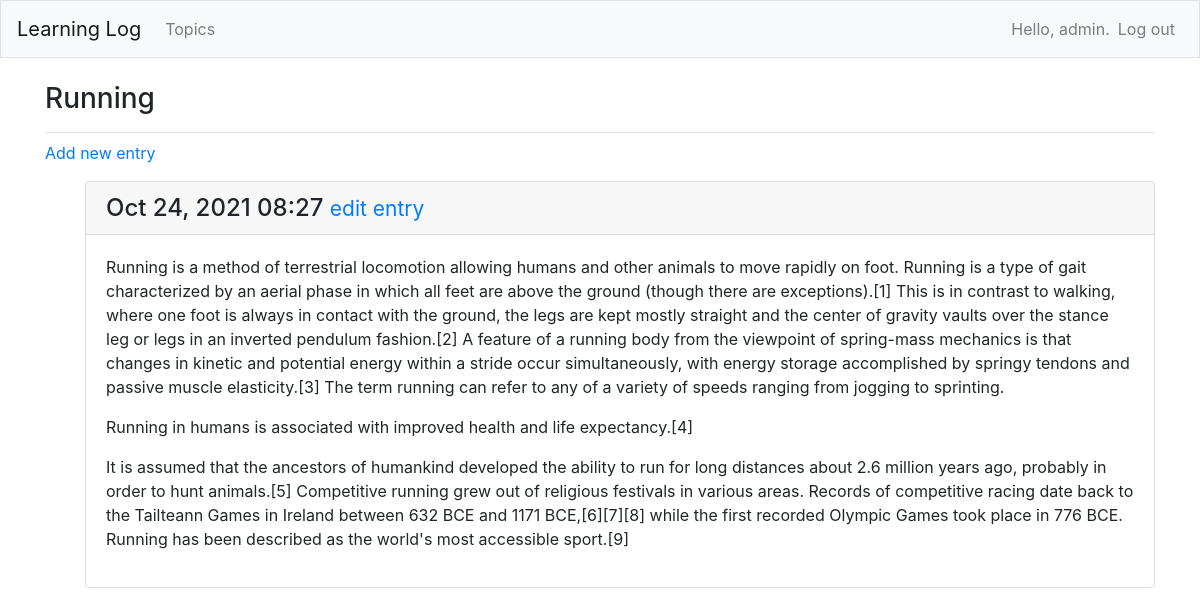
The page /topics/3/ (signed in) on the database its author committed.
### learning_logs/models.py (models this page shows, shortened)
class Topic(models.Model):
    text = models.CharField(max_length=200)
    date_added = models.DateTimeField(auto_now_add=True)
    owner = models.ForeignKey(User, on_delete=models.CASCADE)
    def __str__(self):
        return self.text

class Entry(models.Model):
    topic = models.ForeignKey(Topic, on_delete=models.CASCADE)
    text = models.TextField()
    date_added = models.DateTimeField(auto_now_add=True)
    class Meta:
        verbose_name_plural = 'entries'

### learning_logs/views.py (the view)
# urls.py: path('topics/<int:topic_id>/', views.topic, name='topic'),
@login_required()
def topic(request, topic_id):
    topic = Topic.objects.get(id=topic_id)
    check_topic_owner(request, topic)
    entries = topic.entry_set.order_by('-date_added')
    context = {'topic': topic, 'entries': entries}
    return render(request, 'learning_logs/topic.html', context)

### learning_logs/views.py (called while the page is built)
def check_topic_owner(request, topic):
    if topic.owner != request.user:
        raise Http404

### learning_logs/templates/learning_logs/topic.html
{% extends 'learning_logs/base.html' %}
{% block page_header %}
  <h3>{{ topic }}</h3>
{% endblock page_header %}
{% block content %}
  <p>
    <a href="{% url 'learning_logs:new_entry' topic.id %}">Add new entry</a>
  </p>
  <ul>
  {% for entry in entries %}
    <div class="card mb-3">
      <h4 class="card-header">
        {{ entry.date_added|date:'M d, Y H:i' }}
        <small><a href="{% url 'learning_logs:edit_entry' entry.id %}">
            edit entry</a></small>
      </h4>
      <div class="card-body">
        {{ entry.text|linebreaks }}
      </div>
    </div>
  {% empty %}
    <p>There are no entries for this topic yet.</p>
  {% endfor %}
  </ul>
{% endblock content %}

### learning_logs/templates/learning_logs/base.html (shortened to what this page needs)
{% load bootstrap4 %}
<!doctype html>
<html lang = "en">
<head>
    {% bootstrap_css %}
</head>
<body>
  <nav class="navbar navbar-expand-md navbar-light bg-light mb-4 border">
    <a class="navbar-brand" href="{% url 'learning_logs:index'%}">
        Learning Log</a>
     <div class="collapse navbar-collapse" id="navbarCollapse">
      <ul class="navbar-nav mr-auto">
        <li class="nav-item">
          <a class="nav-link" href="{% url 'learning_logs:topics'%}">
              Topics</a></li>
      </ul>
         <ul class="navbar-nav ml-auto">
        {% if user.is_authenticated %}
          <li class="nav-item">
            <span class="navbar-text"}">Hello, {{ user.username }}.</span>
          </li>
          <li class="nav-item">
            <a class="nav-link" href="{% url 'users:logout' %}">Log out</a>
          </li>
        {% else %}
          <li class="nav-item">
            <a class="nav-link" href="{% url 'users:register' %}">Register</a>
          </li>
          <li class="nav-item">
            <a class="nav-link" href="{% url 'users:login' %}">Log in</a></li>
        {% endif %}
      </ul>
    </div>
  </nav>
   <main role="main" class="container">
    <div class="pb-2 mb-2 border-bottom">
      {% block page_header %}{% endblock page_header %}
    </div>
    <div>
      {% block content %}{% endblock content %}
    </div>
  </main>
</body>
</html>

### rows shown on the page
Topic: text "Running"
Entry: date_added "Oct 24, 2021 08:27", text "Running is a method of terrestrial locomotion allowing humans and other animals to move rapidly on foot. Running is a type of gait characterized by an aerial phase in which all feet are above the ground (though there are exceptions).[1] This is in contrast to walking, where one foot is always in contact with the ground, the legs are kept mostly straight and the center of gravity vaults over the stance leg or legs in an inverted pendulum fashion.[2] A feature of a running body from the viewpoint of spring-mass mechanics is that changes in kinetic and potential energy within a stride occur simultaneously, with energy storage accomplished by springy tendons and passive muscle elasticity.[3]…"

### other values the page prints
{{ user.username }} "admin"
